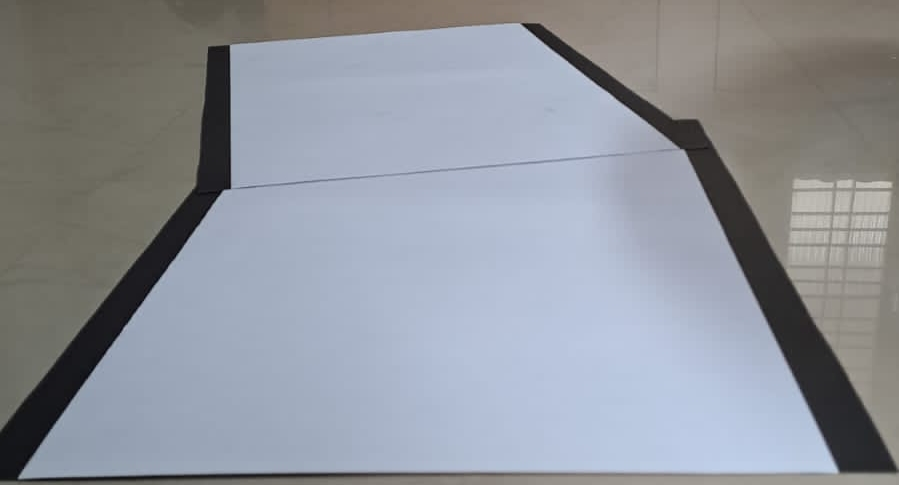
#> input picture tests/track_photos/track_2.jpg, 899 x 485 px, found by its file name
$ python black_mask.py
#> lines starting #> are read from the running program, lines starting #| are printed output that depends on the picture; after the words box and inside, x2 and y2 are one past the last pixel; in counts of white or black regions, pixels touching at a corner belong together
import cv2
import numpy as np
def create_mask(file):
    path = '/home/pi/picar-x/tests/tmp/'
    name = 'track_mask2.png'
    frame = cv2.imread(file)
#> frame is the input picture: shape (485, 899, 3); mean B, G, R 155.9, 148, 143.8
    hsv = cv2.cvtColor(frame, cv2.COLOR_BGR2HSV)
#> hsv: shape (485, 899, 3); mean H, S, V 77.5, 33.9, 160.9
    lower_black = np.array([0,0,0])
    upper_black = np.array([255, 255, 50])
    mask = cv2.inRange(hsv, lower_black, upper_black)
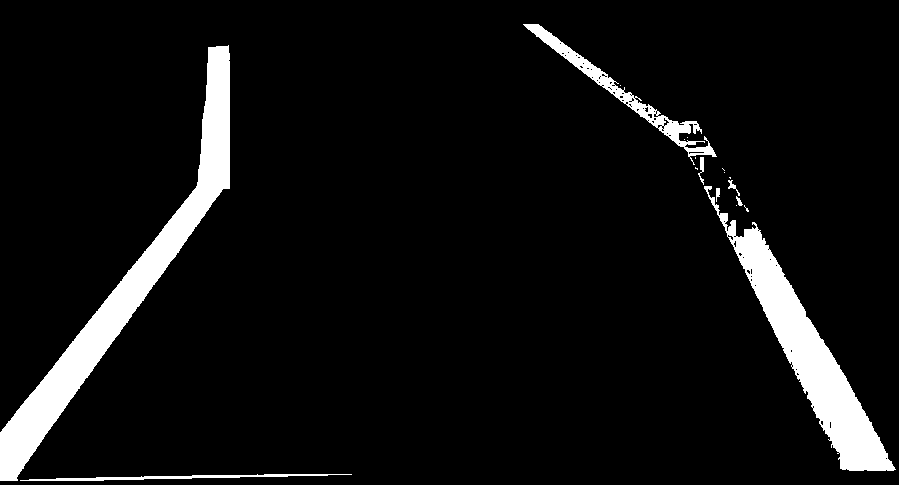
#> mask: shape (485, 899); 6.7% white; 18 white regions (10 under 20 px), largest, box (x1, y1, x2, y2) and area: (0, 45, 230, 481) 14672, (704, 186, 896, 471) 10907, (523, 24, 717, 165) 2670
    print("Image detected\n")
    cv2.imwrite(f'{path}{name}', mask) # saving image in local storage
    cv2.waitKey(0)
    cv2.destroyAllWindows()


if __name__ == '__main__':
    create_mask('/home/pi/picar-x/tests/test_photos/track_2.jpg')

$ run again, with tests/track_photos/track_1.jpg copied over tests/track_photos/track_2.jpg
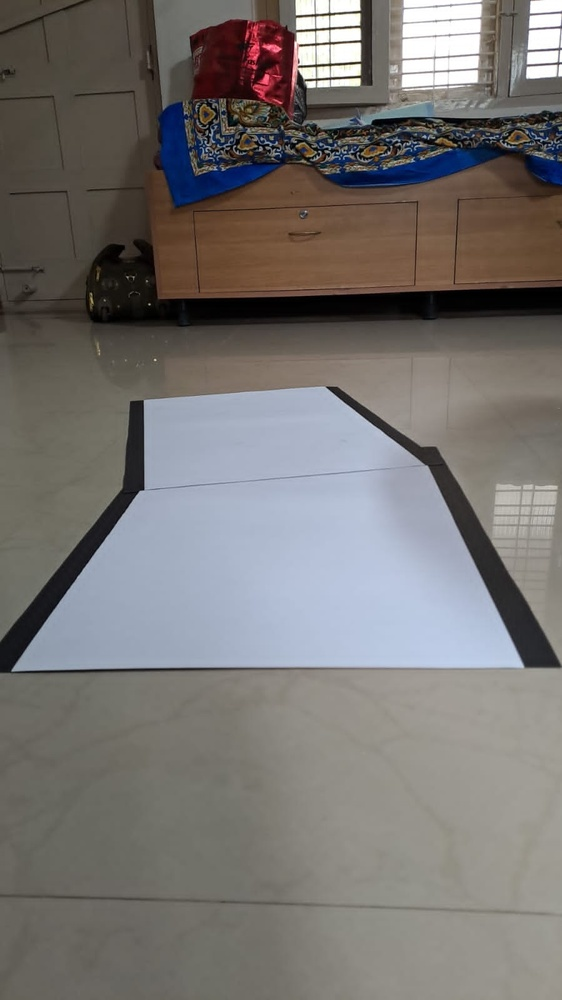
#> input picture tests/track_photos/track_1.jpg, 562 x 1000 px, shrunk from 899 x 1599 before the run, found by its file name
#> in create_mask, frame is the input picture: shape (1000, 562, 3); mean B, G, R 113.6, 115.7, 119.1
#> hsv: shape (1000, 562, 3); mean H, S, V 43.9, 45.6, 125.8
#> in create_mask, `mask = cv2.inRange(hsv, lower_black, upper_black)`:
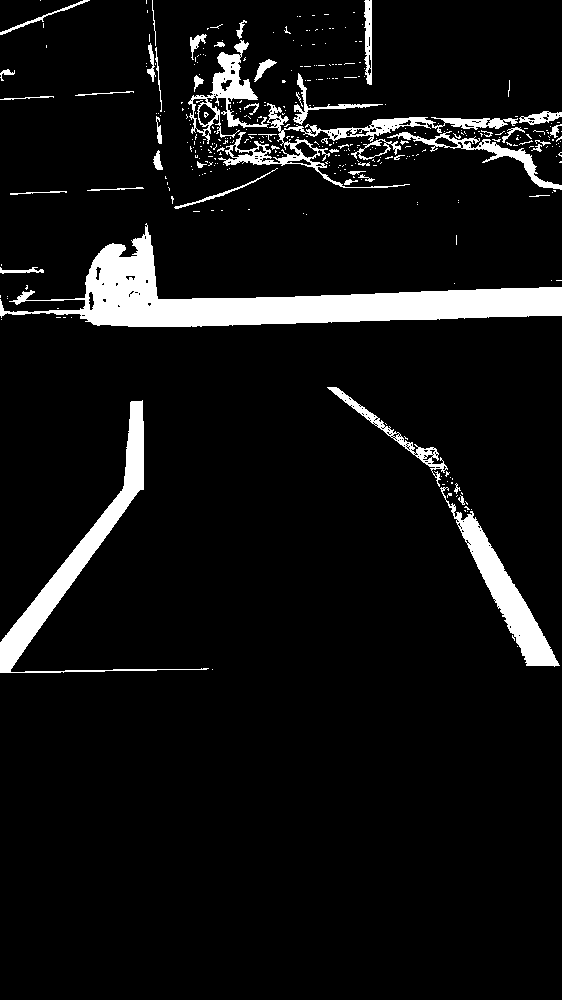
#> mask: shape (1000, 562); 7.2% white; 380 white regions (330 under 20 px), largest, box (x1, y1, x2, y2) and area: (0, 223, 562, 327) 17164, (0, 400, 209, 673) 6061, (440, 487, 560, 667) 4230
